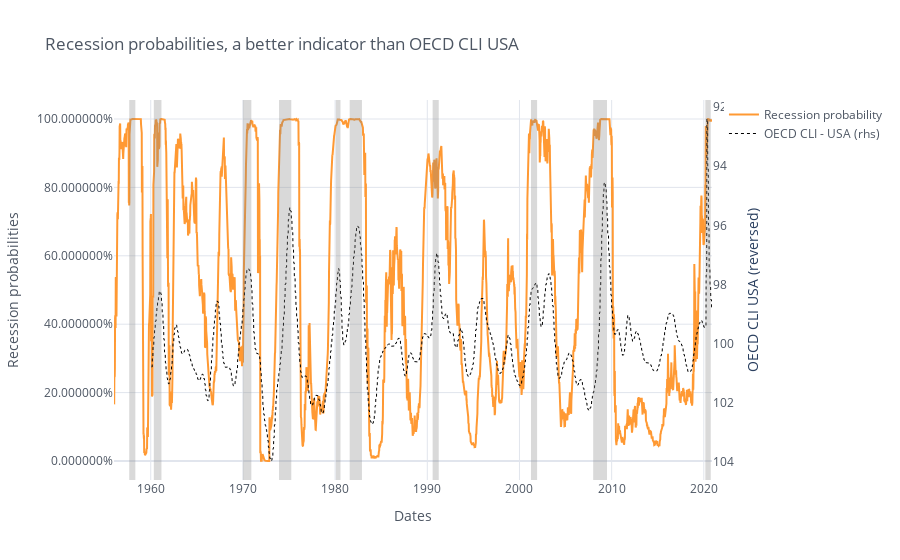

The code cell stored with this chart in its notebook:
### Code cell
rec_emp_W_fig = multiShades(rec_emp_W_fig, x0=rec_starts, x1=rec_ends)
iplot(rec_emp_W_fig)

### Figure 1 — Plotly figure (JSON) as saved in the notebook; plotly's stock layout.template omitted (floating-point values rounded to 4 significant figures; data arrays with more than 128 entries replaced by an {"elided": "..."} marker saying what was removed)
{"data": [{"line": {"color": "rgba(255, 153, 51, 1.0)", "dash": "solid", "shape": "linear", "width": 2}, "mode": "lines", "name": "Recession probability", "text": "", "type": "scatter", "x": {"elided": "3386 str values"}, "y": {"elided": "3386 float values"}}, {"line": {"color": "rgba(0, 0, 0, 1.0)", "dash": "dot", "shape": "linear", "width": 1}, "mode": "lines", "name": "OECD CLI - USA (rhs)", "text": "", "type": "scatter", "x": {"elided": "3386 str values"}, "xaxis": "x", "y": {"elided": "3386 mixed values"}, "yaxis": "y2"}], "layout": {"legend": {"bgcolor": "#FFFFFF", "font": {"color": "#4D5663"}}, "paper_bgcolor": "#FFFFFF", "plot_bgcolor": "#FFFFFF", "shapes": [{"fillcolor": "rgba(128, 128, 128, 0.3)", "line": {"color": "rgba(0,0,0,0)", "dash": "solid", "width": 1}, "type": "rect", "x0": "1957-09-01", "x1": "1958-04-30", "xref": "x", "y0": 0, "y1": 1, "yref": "paper"}, {"fillcolor": "rgba(128, 128, 128, 0.3)", "line": {"color": "rgba(0,0,0,0)", "dash": "solid", "width": 1}, "type": "rect", "x0": "1960-05-01", "x1": "1961-02-28", "xref": "x", "y0": 0, "y1": 1, "yref": "paper"}, {"fillcolor": "rgba(128, 128, 128, 0.3)", "line": {"color": "rgba(0,0,0,0)", "dash": "solid", "width": 1}, "type": "rect", "x0": "1970-01-01", "x1": "1970-11-30", "xref": "x", "y0": 0, "y1": 1, "yref": "paper"}, {"fillcolor": "rgba(128, 128, 128, 0.3)", "line": {"color": "rgba(0,0,0,0)", "dash": "solid", "width": 1}, "type": "rect", "x0": "1973-12-01", "x1": "1975-03-31", "xref": "x", "y0": 0, "y1": 1, "yref": "paper"}, {"fillcolor": "rgba(128, 128, 128, 0.3)", "line": {"color": "rgba(0,0,0,0)", "dash": "solid", "width": 1}, "type": "rect", "x0": "1980-02-01", "x1": "1980-07-31", "xref": "x", "y0": 0, "y1": 1, "yref": "paper"}, {"fillcolor": "rgba(128, 128, 128, 0.3)", "line": {"color": "rgba(0,0,0,0)", "dash": "solid", "width": 1}, "type": "rect", "x0": "1981-08-01", "x1": "1982-11-30", "xref": "x", "y0": 0, "y1": 1, "yref": "paper"}, {"fillcolor": "rgba(128, 128, 128, 0.3)", "line": {"color": "rgba(0,0,0,0)", "dash": "solid", "width": 1}, "type": "rect", "x0": "1990-08-01", "x1": "1991-03-31", "xref": "x", "y0": 0, "y1": 1, "yref": "paper"}, {"fillcolor": "rgba(128, 128, 128, 0.3)", "line": {"color": "rgba(0,0,0,0)", "dash": "solid", "width": 1}, "type": "rect", "x0": "2001-04-01", "x1": "2001-11-30", "xref": "x", "y0": 0, "y1": 1, "yref": "paper"}, {"fillcolor": "rgba(128, 128, 128, 0.3)", "line": {"color": "rgba(0,0,0,0)", "dash": "solid", "width": 1}, "type": "rect", "x0": "2008-01-01", "x1": "2009-06-30", "xref": "x", "y0": 0, "y1": 1, "yref": "paper"}, {"fillcolor": "rgba(128, 128, 128, 0.3)", "line": {"color": "rgba(0,0,0,0)", "dash": "solid", "width": 1}, "type": "rect", "x0": "2020-03-01", "x1": "2020-10-01", "xref": "x", "y0": 0, "y1": 1, "yref": "paper"}], "title": {"font": {"color": "#4D5663"}, "text": "Recession probabilities, a better indicator than OECD CLI USA"}, "xaxis": {"gridcolor": "#E1E5ED", "showgrid": true, "tickfont": {"color": "#4D5663"}, "title": {"font": {"color": "#4D5663"}, "text": "Dates"}, "zerolinecolor": "#E1E5ED"}, "yaxis": {"gridcolor": "#E1E5ED", "showgrid": true, "tickfont": {"color": "#4D5663"}, "tickformat": "%", "title": {"font": {"color": "#4D5663"}, "text": "Recession probabilities"}, "zerolinecolor": "#E1E5ED"}, "yaxis2": {"anchor": "x", "autorange": "reversed", "gridcolor": "#E1E5ED", "overlaying": "y", "showgrid": false, "side": "right", "tickfont": {"color": "#4D5663"}, "title": {"text": "OECD CLI USA (reversed)"}, "zerolinecolor": "#E1E5ED"}}}
